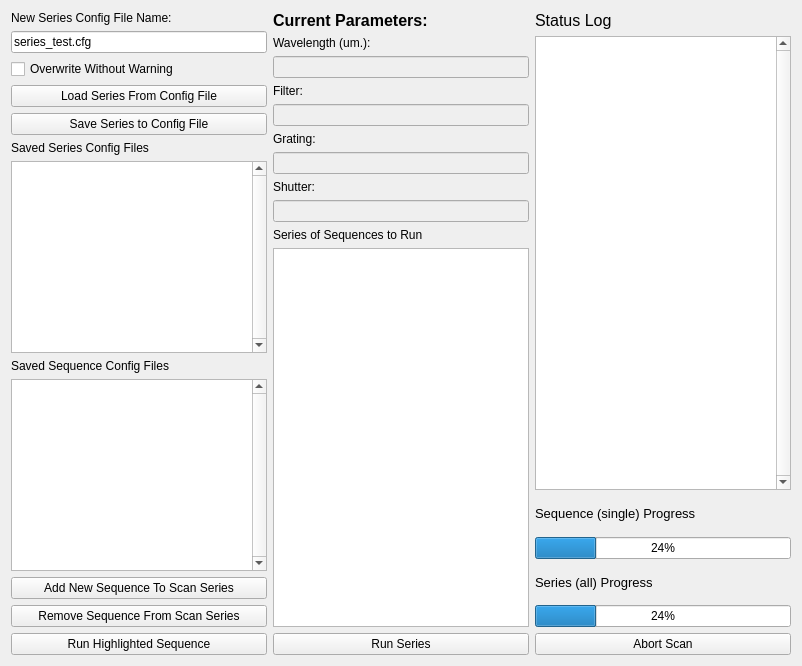
     <widget class="QWidget" name="tab1_series_scan">
      <attribute name="title">
       <string>Tab 1</string>
      </attribute>
      <layout class="QGridLayout" name="gridLayout_2">
       <item row="0" column="0" rowspan="2">
        <layout class="QVBoxLayout" name="saved_series_verticalLayout_tab1">
         <item>
          <widget class="QLabel" name="series_name_label_tab1">
           <property name="sizePolicy">
            <sizepolicy hsizetype="Preferred" vsizetype="Maximum">
             <horstretch>0</horstretch>
             <verstretch>0</verstretch>
            </sizepolicy>
           </property>
           <property name="text">
            <string>New Series Config File Name:</string>
           </property>
          </widget>
         </item>
         <item>
          <widget class="QLineEdit" name="series_name_ledit_tab1">
           <property name="text">
            <string>series_test.cfg</string>
           </property>
           <property name="placeholderText">
            <string/>
           </property>
          </widget>
         </item>
         <item>
          <widget class="QCheckBox" name="overwrite_checkBox_tab1">
           <property name="text">
            <string>Overwrite Without Warning</string>
           </property>
          </widget>
         </item>
         <item>
          <widget class="QPushButton" name="load_series_button_tab1">
           <property name="sizePolicy">
            <sizepolicy hsizetype="Minimum" vsizetype="Maximum">
             <horstretch>0</horstretch>
             <verstretch>0</verstretch>
            </sizepolicy>
           </property>
           <property name="text">
            <string>Load Series From Config File</string>
           </property>
          </widget>
         </item>
         <item>
          <widget class="QPushButton" name="save_series_button_tab1">
           <property name="sizePolicy">
            <sizepolicy hsizetype="Minimum" vsizetype="Maximum">
             <horstretch>0</horstretch>
             <verstretch>0</verstretch>
            </sizepolicy>
           </property>
           <property name="text">
            <string>Save Series to Config File</string>
           </property>
          </widget>
         </item>
         <item>
          <widget class="QLabel" name="saved_series_config_files_label_tab1">
           <property name="text">
            <string>Saved Series Config Files</string>
           </property>
          </widget>
         </item>
         <item>
          <widget class="QListWidget" name="saved_series_config_files_tab1">
           <property name="verticalScrollBarPolicy">
            <enum>Qt::ScrollBarAlwaysOn</enum>
           </property>
           <property name="dragDropMode">
            <enum>QAbstractItemView::DragDrop</enum>
           </property>
          </widget>
         </item>
        </layout>
       </item>
       <item row="0" column="1">
        <layout class="QGridLayout" name="current_params_gridLayout_tab1">
         <item row="2" column="0">
          <widget class="QLineEdit" name="wavelength_current_ledit_tab1">
           <property name="enabled">
            <bool>false</bool>
           </property>
           <property name="text">
            <string/>
           </property>
          </widget>
         </item>
         <item row="4" column="0">
          <widget class="QLineEdit" name="osf_current_ledit_tab1">
           <property name="enabled">
            <bool>false</bool>
           </property>
          </widget>
         </item>
         <item row="1" column="0">
          <widget class="QLabel" name="wavelength_current_label_tab1">
           <property name="text">
            <string>Wavelength (um.):</string>
           </property>
          </widget>
         </item>
         <item row="7" column="0">
          <widget class="QLabel" name="shutter_current_label_tab1">
           <property name="text">
            <string>Shutter:</string>
           </property>
          </widget>
         </item>
         <item row="6" column="0">
          <widget class="QLineEdit" name="grating_current_ledit_tab1">
           <property name="enabled">
            <bool>false</bool>
           </property>
          </widget>
         </item>
         <item row="5" column="0">
          <widget class="QLabel" name="grating_current_label_tab1">
           <property name="text">
            <string>Grating:</string>
           </property>
          </widget>
         </item>
         <item row="8" column="0">
          <widget class="QLineEdit" name="shutter_current_ledit_tab1">
           <property name="enabled">
            <bool>false</bool>
           </property>
          </widget>
         </item>
         <item row="3" column="0">
          <widget class="QLabel" name="osf_current_label_tab1">
           <property name="text">
            <string>Filter:</string>
           </property>
          </widget>
         </item>
         <item row="0" column="0">
          <widget class="QLabel" name="curent_parameters_title_tab1">
           <property name="font">
            <font>
             <pointsize>12</pointsize>
             <weight>75</weight>
             <bold>true</bold>
            </font>
           </property>
           <property name="text">
            <string>Current Parameters:</string>
           </property>
          </widget>
         </item>
        </layout>
       </item>
       <item row="0" column="2" rowspan="3">
        <layout class="QVBoxLayout" name="sl_verticalLayout_tab1">
         <item>
          <widget class="QLabel" name="status_log_label_tab1">
           <property name="font">
            <font>
             <pointsize>12</pointsize>
            </font>
           </property>
           <property name="text">
            <string>Status Log</string>
           </property>
          </widget>
         </item>
         <item>
          <widget class="QTextBrowser" name="sl_textBrowser_tab1">
           <property name="verticalScrollBarPolicy">
            <enum>Qt::ScrollBarAlwaysOn</enum>
           </property>
          </widget>
         </item>
        </layout>
       </item>
       <item row="1" column="1" rowspan="3">
        <layout class="QVBoxLayout" name="run_series_verticalLayout_tab1">
         <item>
          <widget class="QLabel" name="series_configs_label_tab1">
           <property name="text">
            <string>Series of Sequences to Run</string>
           </property>
          </widget>
         </item>
         <item>
          <widget class="QListWidget" name="series_config_files_tab1">
           <property name="verticalScrollBarPolicy">
            <enum>Qt::ScrollBarAsNeeded</enum>
           </property>
           <property name="dragEnabled">
            <bool>true</bool>
           </property>
           <property name="dragDropMode">
            <enum>QAbstractItemView::DragDrop</enum>
           </property>
           <property name="selectionMode">
            <enum>QAbstractItemView::MultiSelection</enum>
           </property>
          </widget>
         </item>
        </layout>
       </item>
       <item row="2" column="0" rowspan="2">
        <layout class="QVBoxLayout" name="add_sequence_verticalLayout_tab1">
         <item>
          <widget class="QLabel" name="sequence_config_files_label_tab1">
           <property name="text">
            <string>Saved Sequence Config Files</string>
           </property>
          </widget>
         </item>
         <item>
          <widget class="QListWidget" name="sequence_config_files_tab1">
           <property name="verticalScrollBarPolicy">
            <enum>Qt::ScrollBarAlwaysOn</enum>
           </property>
           <property name="dragDropMode">
            <enum>QAbstractItemView::DragOnly</enum>
           </property>
          </widget>
         </item>
         <item>
          <widget class="QPushButton" name="add_sequence_button_tab1">
           <property name="sizePolicy">
            <sizepolicy hsizetype="Minimum" vsizetype="Maximum">
             <horstretch>0</horstretch>
             <verstretch>0</verstretch>
            </sizepolicy>
           </property>
           <property name="text">
            <string>Add New Sequence To Scan Series</string>
           </property>
          </widget>
         </item>
         <item>
          <widget class="QPushButton" name="remove_sequence_button_tab1">
           <property name="text">
            <string>Remove Sequence From Scan Series</string>
           </property>
          </widget>
         </item>
        </layout>
       </item>
       <item row="3" column="2">
        <layout class="QVBoxLayout" name="progressBar_verticalLayout_tab1">
         <item>
          <widget class="QLabel" name="sequence_progress_label_tab1">
           <property name="font">
            <font>
             <pointsize>10</pointsize>
             <italic>false</italic>
            </font>
           </property>
           <property name="text">
            <string>Sequence (single) Progress</string>
           </property>
          </widget>
         </item>
         <item>
          <widget class="QProgressBar" name="sequence_progressBar_tab1">
           <property name="value">
            <number>24</number>
           </property>
          </widget>
         </item>
         <item>
          <widget class="QLabel" name="series_progress_label_tab1">
           <property name="font">
            <font>
             <pointsize>10</pointsize>
             <weight>50</weight>
             <italic>false</italic>
             <bold>false</bold>
            </font>
           </property>
           <property name="text">
            <string>Series (all) Progress</string>
           </property>
          </widget>
         </item>
         <item>
          <widget class="QProgressBar" name="series_progressBar_tab1">
           <property name="value">
            <number>24</number>
           </property>
          </widget>
         </item>
        </layout>
       </item>
       <item row="4" column="0" colspan="3">
        <layout class="QHBoxLayout" name="run_bottons_horizontalLayout_tab1">
         <item>
          <widget class="QPushButton" name="run_single_tab1">
           <property name="text">
            <string>Run Highlighted Sequence</string>
           </property>
          </widget>
         </item>
         <item>
          <widget class="QPushButton" name="run_series_tab1">
           <property name="text">
            <string>Run Series</string>
           </property>
          </widget>
         </item>
         <item>
          <widget class="QPushButton" name="abort_scan_button_tab1">
           <property name="text">
            <string>Abort Scan</string>
           </property>
          </widget>
         </item>
        </layout>
       </item>
      </layout>
     </widget>
